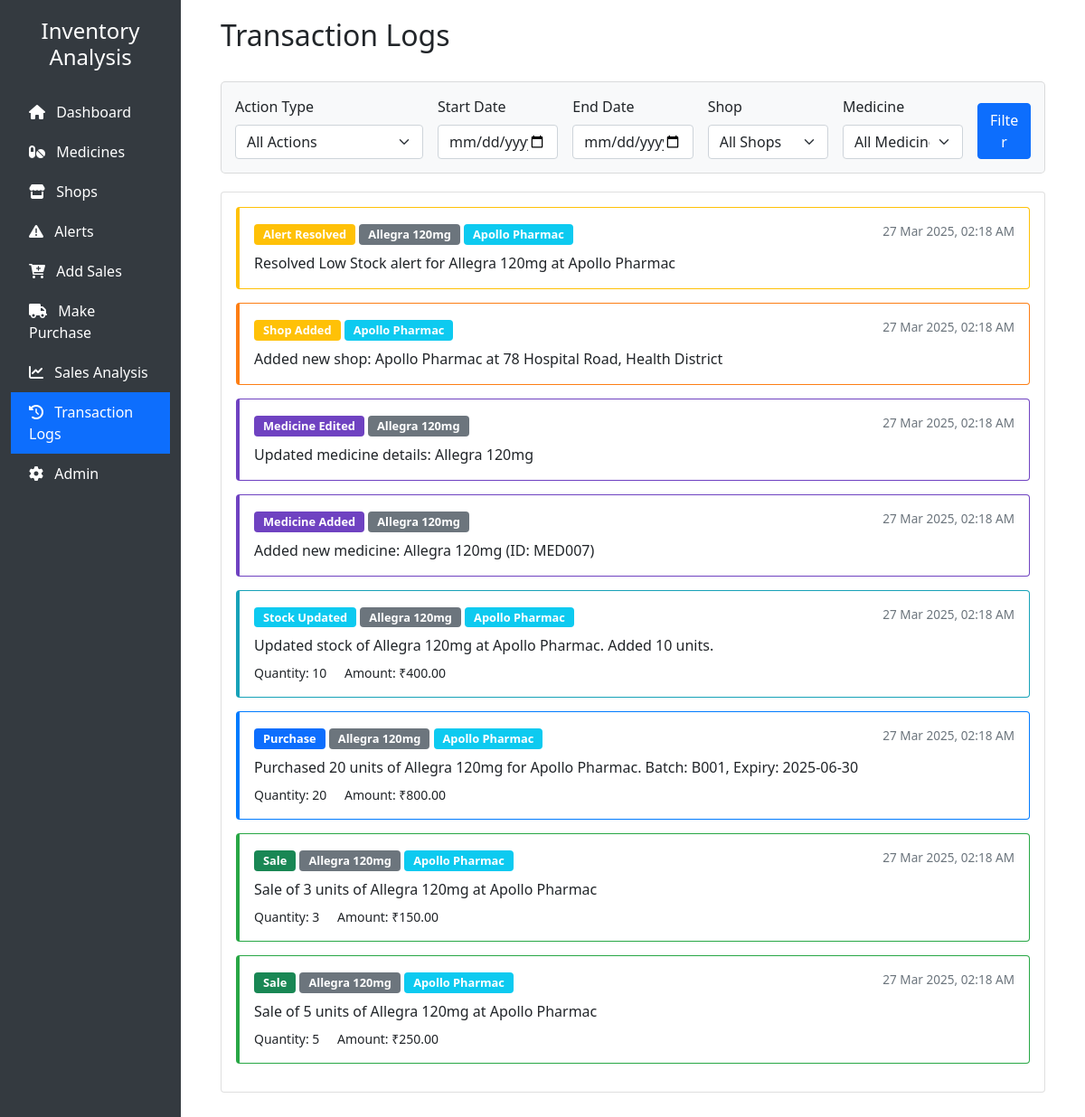
The page /logs/ on the database as committed earlier.
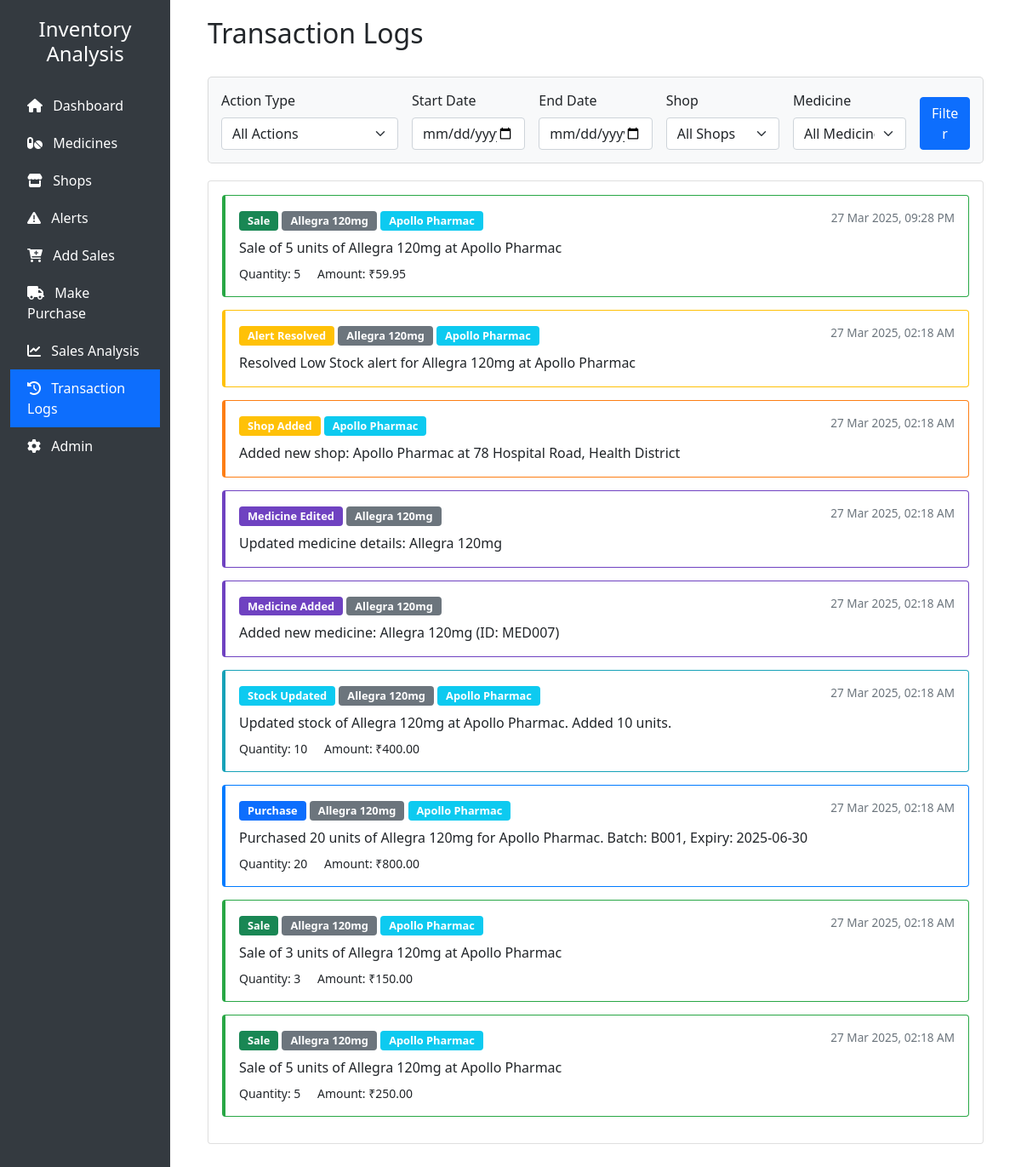
The same page on the database as committed later.
### inventory/models.py (models this page shows, shortened)
class TransactionLog(models.Model):
    ACTION_TYPES = [
        ('sale', 'Sale'),
        ('purchase', 'Purchase'),
        ('stock_add', 'Stock Added'),
        ('stock_update', 'Stock Updated'),
        ('medicine_add', 'Medicine Added'),
        ('medicine_edit', 'Medicine Edited'),
        ('medicine_delete', 'Medicine Deleted'),
        ('shop_add', 'Shop Added'),
        ('shop_edit', 'Shop Edited'),
        ('shop_delete', 'Shop Deleted'),
        ('alert_resolved', 'Alert Resolved'),
        ('other', 'Other Action'),
    ]
    action_type = models.CharField(max_length=20, choices=ACTION_TYPES)
    description = models.TextField()
    medicine = models.ForeignKey(Medicine, on_delete=models.SET_NULL, null=True, blank=True)
    shop = models.ForeignKey(Shop, on_delete=models.SET_NULL, null=True, blank=True)
    quantity = models.IntegerField(null=True, blank=True)
    amount = models.DecimalField(max_digits=10, decimal_places=2, null=True, blank=True)
    created_at = models.DateTimeField(auto_now_add=True)
    class Meta:
        ordering = ['-created_at']
        indexes = [
            models.Index(fields=['action_type']),
            models.Index(fields=['created_at']),
        ]
        verbose_name = "Transaction Log"
        verbose_name_plural = "Transaction Logs"

class Medicine(models.Model):
    CATEGORY_CHOICES = [
        ('tablet', 'Tablet'),
        ('syrup', 'Syrup'),
        ('injection', 'Injection'),
        ('cream', 'Cream'),
        ('drops', 'Drops'),
    ]
    primary_id = models.CharField(
        max_length=10,
        primary_key=True,
        validators=[
            RegexValidator(
                regex=r'^MED\d{3}$',  # Use raw string for regex
                message='Medicine ID must be in format MED001'
            )
        ]
    )
    name = models.CharField(max_length=100)
    generic_name = models.CharField(max_length=100)
    manufacturer = models.CharField(max_length=100)
    category = models.CharField(max_length=50, choices=CATEGORY_CHOICES)
    description = models.TextField(blank=True)
    side_effects = models.TextField(blank=True)
    created_at = models.DateTimeField(auto_now_add=True)
    updated_at = models.DateTimeField(auto_now=True)
    class Meta:
        ordering = ['name']
        indexes = [
            models.Index(fields=['name']),
            models.Index(fields=['manufacturer']),
        ]
        verbose_name = "Medicine"
        verbose_name_plural = "Medicines"

class Shop(models.Model):
    name = models.CharField(max_length=100)
    location = models.CharField(max_length=200)
    contact_number = models.CharField(
        max_length=15,
        validators=[
            RegexValidator(
                regex=r'^\+?1?\d{9,15}$',
                message='Phone number must be entered in format: +999999999'
            )
        ]
    )
    license_number = models.CharField(
        max_length=50,
        unique=True,
        validators=[
            RegexValidator(
                regex=r'^LIC\d{7}$',
                message='License number must be in format LIC0000000'
            )
        ]
    )
    opening_time = models.TimeField()
    closing_time = models.TimeField()
    opening_date = models.DateField(default=timezone.now)
    class Meta:
        ordering = ['name']
        indexes = [
            models.Index(fields=['name']),
            models.Index(fields=['license_number']),
        ]
        verbose_name = "Shop"
        verbose_name_plural = "Shops"

### inventory/views.py (the view, shortened to what this page needs)
# urls.py: path('logs/', views.transaction_logs, name='transaction_logs'),
def transaction_logs(request):
    logs = TransactionLog.objects.all()
    action_type = request.GET.get('action_type')
    if action_type:
        logs = logs.filter(action_type=action_type)
    start_date = request.GET.get('start_date')
    end_date = request.GET.get('end_date')
    shop_id = request.GET.get('shop_id')
    if shop_id:
        logs = logs.filter(shop_id=shop_id)
    medicine_id = request.GET.get('medicine_id')
    if medicine_id:
        logs = logs.filter(medicine_id=medicine_id)
    action_types = [choice[0] for choice in TransactionLog.ACTION_TYPES]
    shops = Shop.objects.all()
    medicines = Medicine.objects.all()
    context = {
        'logs': logs,
        'action_types': action_types,
        'shops': shops,
        'medicines': medicines,
    }
    return render(request, 'inventory/logs.html', context)

### templates/inventory/logs.html (shortened to what the changed rows need)
{% extends 'inventory/base.html' %}
{% block extra_css %}
<link rel="stylesheet" href="https://cdn.jsdelivr.net/npm/flatpickr/dist/flatpickr.min.css">
{% endblock %}
{% block main_content %}
<div class="container-fluid">
    <div class="d-flex justify-content-between align-items-center mb-4">
        <h2>Transaction Logs</h2>
    </div>
    <div class="card">
        <div class="card-body">
            {% if logs %}
                {% for log in logs %}
                <div class="card log-item {{ log.action_type }} log-card">
                    <div class="card-body">
                        <div class="d-flex justify-content-between">
                            <div>
                                {% if log.action_type == 'sale' %}
                                <span class="badge bg-success log-badge">Sale</span>
                                {% elif log.action_type == 'purchase' %}
                                <span class="badge bg-primary log-badge">Purchase</span>
                                {% elif log.action_type == 'stock_add' %}
                                <span class="badge bg-info log-badge">Stock Added</span>
                                {% elif log.action_type == 'stock_update' %}
                                <span class="badge bg-info log-badge">Stock Updated</span>
                                {% elif log.action_type == 'medicine_add' %}
                                <span class="badge bg-purple log-badge">Medicine Added</span>
                                {% elif log.action_type == 'medicine_edit' %}
                                <span class="badge bg-purple log-badge">Medicine Edited</span>
                                {% elif log.action_type == 'medicine_delete' %}
                                <span class="badge bg-danger log-badge">Medicine Deleted</span>
                                {% elif log.action_type == 'shop_add' %}
                                <span class="badge bg-warning log-badge">Shop Added</span>
                                {% elif log.action_type == 'shop_edit' %}
                                <span class="badge bg-warning log-badge">Shop Edited</span>
                                {% elif log.action_type == 'shop_delete' %}
                                <span class="badge bg-danger log-badge">Shop Deleted</span>
                                {% elif log.action_type == 'alert_resolved' %}
                                <span class="badge bg-warning log-badge">Alert Resolved</span>
                                {% else %}
                                <span class="badge bg-secondary log-badge">{{ log.action_type|title }}</span>
                                {% endif %}
                                {% if log.medicine %}
                                <span class="badge bg-secondary log-badge">{{ log.medicine.name }}</span>
                                {% endif %}
                                {% if log.shop %}
                                <span class="badge bg-info log-badge">{{ log.shop.name }}</span>
                                {% endif %}
                            </div>
                            <div class="log-time">{{ log.created_at|date:"d M Y, h:i A" }}</div>
                        </div>
                        <p class="mt-2 mb-0">{{ log.description }}</p>
                        {% if log.quantity or log.amount %}
                        <div class="mt-2 small">
                            {% if log.quantity %}
                            <span class="me-3">Quantity: {{ log.quantity }}</span>
                            {% endif %}
                            {% if log.amount %}
                            <span>Amount: ₹{{ log.amount|floatformat:2 }}</span>
                            {% endif %}
                        </div>
                        {% endif %}
                    </div>
                </div>
                {% endfor %}
            {% else %}
                <div class="alert alert-info">No transaction logs found matching your criteria.</div>
            {% endif %}
        </div>
    </div>
</div>
{% endblock %}

Rows that differ between the two databases and show on the page:
added TransactionLog: action_type "Sale", medicine.name "Allegra 120mg", shop.name "Apollo Pharmac", created_at "27 Mar 2025, 09:28 PM", description "Sale of 5 units of Allegra 120mg at Apollo Pharmac", quantity "5", amount "59.95"
